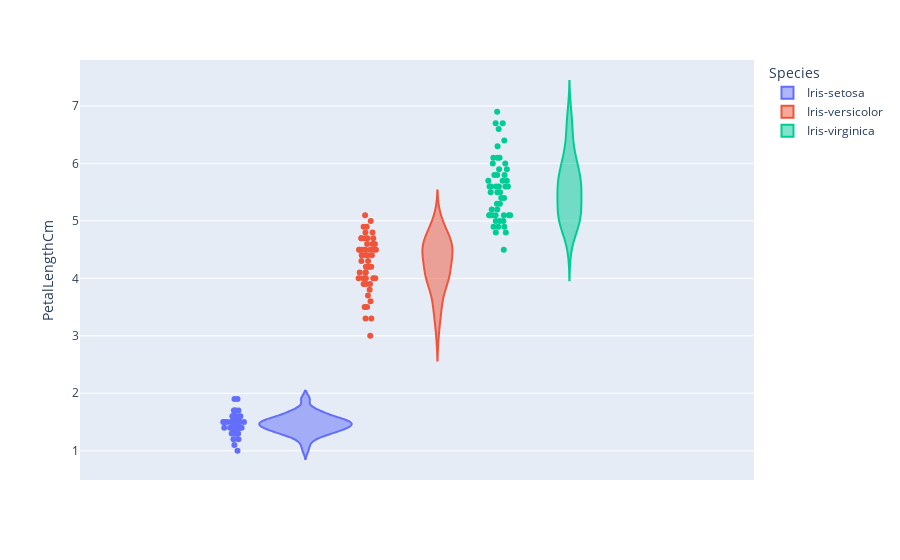

The notebook cell saved with this chart:
### Code cell
# To show the distribution for various features in plotly violine
# PetalLengthCm vs Species
px.violin(df,y="PetalLengthCm",color='Species',points='all')

### Figure 1 — Plotly figure (JSON) as saved in the notebook; plotly's stock layout.template omitted (floating-point values rounded to 4 significant figures)
{"data": [{"alignmentgroup": "True", "box": {"visible": false}, "hovertemplate": "Species=Iris-setosa<br>PetalLengthCm=%{y}<extra></extra>", "legendgroup": "Iris-setosa", "marker": {"color": "#636efa"}, "name": "Iris-setosa", "offsetgroup": "Iris-setosa", "orientation": "v", "points": "all", "scalegroup": "True", "showlegend": true, "type": "violin", "x0": " ", "xaxis": "x", "y": [1.4, 1.4, 1.3, 1.5, 1.4, 1.7, 1.4, 1.5, 1.4, 1.5, 1.5, 1.6, 1.4, 1.1, 1.2, 1.5, 1.3, 1.4, 1.7, 1.5, 1.7, 1.5, 1, 1.7, 1.9, 1.6, 1.6, 1.5, 1.4, 1.6, 1.6, 1.5, 1.5, 1.4, 1.5, 1.2, 1.3, 1.5, 1.3, 1.5, 1.3, 1.3, 1.3, 1.6, 1.9, 1.4, 1.6, 1.4, 1.5, 1.4], "y0": " ", "yaxis": "y"}, {"alignmentgroup": "True", "box": {"visible": false}, "hovertemplate": "Species=Iris-versicolor<br>PetalLengthCm=%{y}<extra></extra>", "legendgroup": "Iris-versicolor", "marker": {"color": "#EF553B"}, "name": "Iris-versicolor", "offsetgroup": "Iris-versicolor", "orientation": "v", "points": "all", "scalegroup": "True", "showlegend": true, "type": "violin", "x0": " ", "xaxis": "x", "y": [4.7, 4.5, 4.9, 4, 4.6, 4.5, 4.7, 3.3, 4.6, 3.9, 3.5, 4.2, 4, 4.7, 3.6, 4.4, 4.5, 4.1, 4.5, 3.9, 4.8, 4, 4.9, 4.7, 4.3, 4.4, 4.8, 5, 4.5, 3.5, 3.8, 3.7, 3.9, 5.1, 4.5, 4.5, 4.7, 4.4, 4.1, 4, 4.4, 4.6, 4, 3.3, 4.2, 4.2, 4.2, 4.3, 3, 4.1], "y0": " ", "yaxis": "y"}, {"alignmentgroup": "True", "box": {"visible": false}, "hovertemplate": "Species=Iris-virginica<br>PetalLengthCm=%{y}<extra></extra>", "legendgroup": "Iris-virginica", "marker": {"color": "#00cc96"}, "name": "Iris-virginica", "offsetgroup": "Iris-virginica", "orientation": "v", "points": "all", "scalegroup": "True", "showlegend": true, "type": "violin", "x0": " ", "xaxis": "x", "y": [6, 5.1, 5.9, 5.6, 5.8, 6.6, 4.5, 6.3, 5.8, 6.1, 5.1, 5.3, 5.5, 5, 5.1, 5.3, 5.5, 6.7, 6.9, 5, 5.7, 4.9, 6.7, 4.9, 5.7, 6, 4.8, 4.9, 5.6, 5.8, 6.1, 6.4, 5.6, 5.1, 5.6, 6.1, 5.6, 5.5, 4.8, 5.4, 5.6, 5.1, 5.1, 5.9, 5.7, 5.2, 5, 5.2, 5.4, 5.1], "y0": " ", "yaxis": "y"}], "layout": {"legend": {"title": {"text": "Species"}, "tracegroupgap": 0}, "margin": {"t": 60}, "violinmode": "group", "xaxis": {"anchor": "y", "domain": [0, 1]}, "yaxis": {"anchor": "x", "domain": [0, 1], "title": {"text": "PetalLengthCm"}}}}
